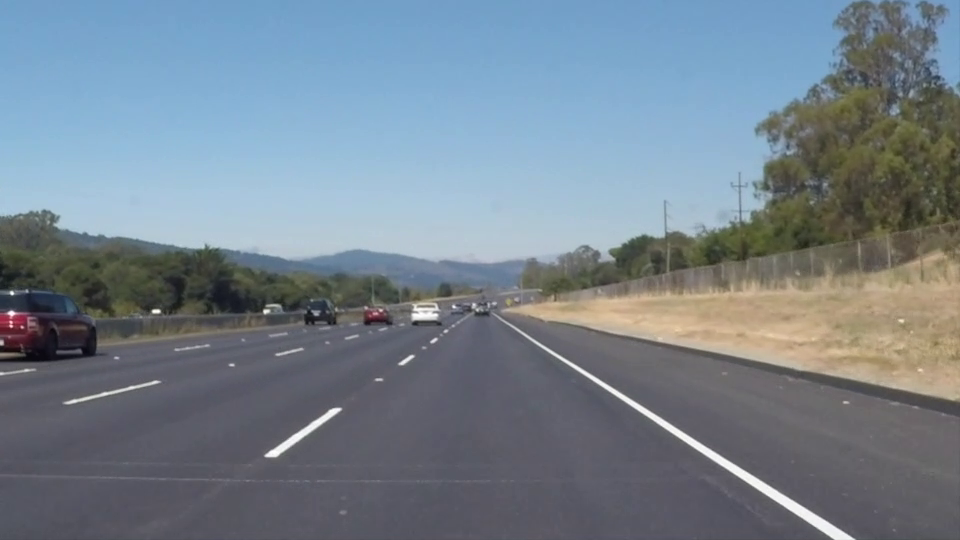
#> input picture frame 22 of Code/Data/whiteline.mp4, 960 x 540 px, given in place of challenge.mp4, which was not available
$ python TurnPrediction.py
#> lines starting #> are read from the running program, lines starting #| are printed output that depends on the picture; after the words box and inside, x2 and y2 are one past the last pixel; in counts of white or black regions, pixels touching at a corner belong together; pictures that were not available may be replaced by others from this repository, and a replacement may not be noted
import numpy as np
import cv2
import matplotlib.pyplot as plt
import argparse
import scipy.fft as ft


# Plot the selected trapezoid
# [7 lines left out: function plot_quadrilateral, not called in this run]


# Make a gray channel image 3-dimensional
def get3ChannelGray(frame):
    gray = cv2.cvtColor(frame, cv2.COLOR_BGR2GRAY)
    im_wdth, im_hght = gray.shape[0], gray.shape[1]
    new_img = np.zeros((im_wdth, im_hght), dtype=np.uint8)
    _, thresh = cv2.threshold(gray, 180, 255, cv2.THRESH_BINARY)
    new_img[int(im_wdth/2):im_wdth, 0:im_hght] = thresh[int(im_wdth/2):im_wdth, 0:im_hght]
    gray_3channel = cv2.cvtColor(new_img, cv2.COLOR_GRAY2BGR)
    return gray_3channel


# Calculating the Radius of Curvature
# [27 lines left out: functions calculateROC, showCurvature, not called in this run]


# Warping the frame to get a bird's eye view
def getWarpedFrame(frame):
    image_size = frame.shape[::-1][1:]
    img_width = image_size[0]
    img_height = image_size[1]
    src_pts = np.float32([(585, 460), # Top-left
                        (260, 670), # Bottom-left
                        (1100, 670), # Bottom-right
                        (737, 460)]) # Top-right
    padding = int(0.25 * img_width)
    dst_pts = np.float32([[padding, 0], # Top-left
                        [padding, img_height], # Bottom-left
                        [img_width-padding, img_height], # Bottom-right
                        [img_width-padding, 0]]) # Top-right
    homography_mtrx = cv2.getPerspectiveTransform(src_pts, dst_pts) # Transformation between source and destination points
    warped_frame = cv2.warpPerspective(frame, homography_mtrx, image_size, flags=(cv2.INTER_LINEAR))
    # Convert image to binary
    _, binary_warped = cv2.threshold(warped_frame, 180, 255, cv2.THRESH_BINARY)
    # binary_warped = cv2.polylines(binary_warped, np.int32([dst_pts]), True, (147,20,255), 3)
    return binary_warped


# Returns the lane indices
def getLaneIndices(frame):
    warped = getWarpedFrame(frame)
    gray = cv2.cvtColor(warped, cv2.COLOR_BGR2GRAY)
    _, thresh_prime = cv2.threshold(gray, 150, 255, cv2.THRESH_BINARY)
    row_split = np.array_split(thresh_prime, 45, axis=0)
    blocks = list()
    for l in row_split:
        b = np.array_split(l, 80, axis=1)
        blocks += b

    block_averages = [np.mean(block) for block in blocks]
    block_averages = np.reshape(block_averages, (45, 80)).astype(np.uint8)
    _, thresh_prime = cv2.threshold(block_averages, 150, 255, cv2.THRESH_BINARY)
    block_indices = list(zip(*np.where(thresh_prime == 255)))
    for idx1 in block_indices:
        for idx2 in block_indices:
            if idx1 != idx2:
                if idx1[0] == idx2[0] and idx2[1] == idx1[1]+1:
                    block_indices.remove(idx1)
    ##### Scaling up the block indices #####
    scaled_indices = list()
    for idx in block_indices:
        scaled_indices.append((16*idx[1] + 8, 16*idx[0] + 8))
    left_indices = list()
    right_indices = list()
    for idx in range(len(scaled_indices)):
        if scaled_indices[idx][0] > 500:
            right_indices.append(scaled_indices[idx])
        else:
            left_indices.append(scaled_indices[idx])

    left_indices = np.array(left_indices)
    right_indices = np.array(right_indices)

    return left_indices, right_indices


# Draw the lanes obtained onto the warped image
def drawLaneLines(frame, lparameter_hist, rparameter_hist, history_weight = 0.5):
    image_size = frame.shape[::-1][1:]
    img_width, img_height = image_size[0], image_size[1]
    left_lane_indices, right_lane_indices = getLaneIndices(frame)
    lfit_params = np.polyfit(left_lane_indices[:, 1], left_lane_indices[:, 0], deg=2)
    rfit_params = np.polyfit(right_lane_indices[:, 1], right_lane_indices[:, 0], deg=2)
    lparameter_hist = np.array(lparameter_hist)
    rparameter_hist = np.array(rparameter_hist)
    if len(lparameter_hist) != 0 and len(rparameter_hist) != 0:
        ldist = np.linalg.norm(lparameter_hist-lfit_params)
        rdist = np.linalg.norm(rparameter_hist-rfit_params)
        # print("Euclidean distance between parameters: ", dist)
        if ldist > 100 or rdist > 100:
            history_weight = 1.
        lfit_params = history_weight*lparameter_hist.mean(axis=0) + (1-history_weight)*lfit_params
        rfit_params = history_weight*rparameter_hist.mean(axis=0) + (1-history_weight)*rfit_params
    y_range = np.linspace(0, img_width-1, img_width)
    x_lfit = [lfit_params[0]*pt*pt + lfit_params[1]*pt + lfit_params[2] for pt in y_range]
    x_rfit = [rfit_params[0]*pt*pt + rfit_params[1]*pt + rfit_params[2] for pt in y_range]

    left_fit_idxs = list()
    for p in range(len(y_range)):
        left_fit_idxs.append((int(x_lfit[p]), y_range[p]))
    right_fit_idxs = list()
    for p in range(len(y_range)):
        right_fit_idxs.append((int(x_rfit[p]), y_range[p]))
    warp_copy = getWarpedFrame(frame).copy()
    cv2.polylines(warp_copy, np.int_([left_fit_idxs]), False, (0,255,0), thickness=5)
    cv2.polylines(warp_copy, np.int_([right_fit_idxs]), False, (0,255,0), thickness=5)

    return warp_copy, lfit_params, rfit_params, left_fit_idxs, right_fit_idxs


# Overlay the detected lane area over the image
# [32 lines left out: function getOverlay, not called in this run]


def main():
    parser = argparse.ArgumentParser()
    parser.add_argument('-i', '--InputFilePath', default='Data/challenge.mp4', help='Path to the input file')
    parser.add_argument('-f', '--Flip', default=False, type=bool, help='Specify if the frame is to be flipped or not')
    parser.add_argument('-s', '--SaveFileName', default='result3.avi', help='Name of the output file')

    args = parser.parse_args()
    video_path = args.InputFilePath
    flip = args.Flip
    save_path = args.SaveFileName

    # Visualizing at the output generated
    cap = cv2.VideoCapture(video_path)
    vid_resolution = (1280, 720)
    result = cv2.VideoWriter(save_path, cv2.VideoWriter_fourcc(*'DIVX'), 10, vid_resolution)
    disp_duration = 1
    all_frames = list()
    if not cap.isOpened():
        print("Error opening video stream or file!")
    count = 0
    left_param_history = list()
    right_param_history = list()
    while (cap.isOpened()):
        ret, frame = cap.read()
#> frame is the input picture: shape (540, 960, 3); mean B, G, R 141.9, 130.7, 117.7
        if ret:
            if flip == True:
                frame = cv2.flip(frame, 1)       # Flipping and testing the video!
            count += 1
            # print("Evaluating frame ", count)
            all_frames.append(frame)
            try:
                gray_3channel = get3ChannelGray(frame)
#> in get3ChannelGray, `gray = cv2.cvtColor(frame, cv2.COLOR_BGR2GRAY)`:
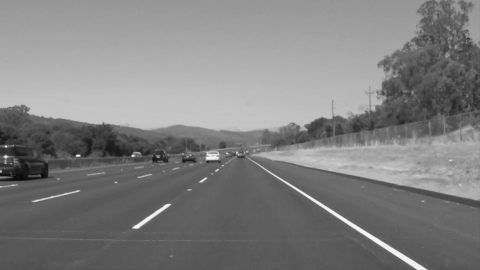
#> gray: shape (540, 960) (shown at 1/2 size); min 6, max 255, mean 128
#> in get3ChannelGray, `_, thresh = cv2.threshold(gray, 180, 255, cv2.THRESH_BINARY)`:
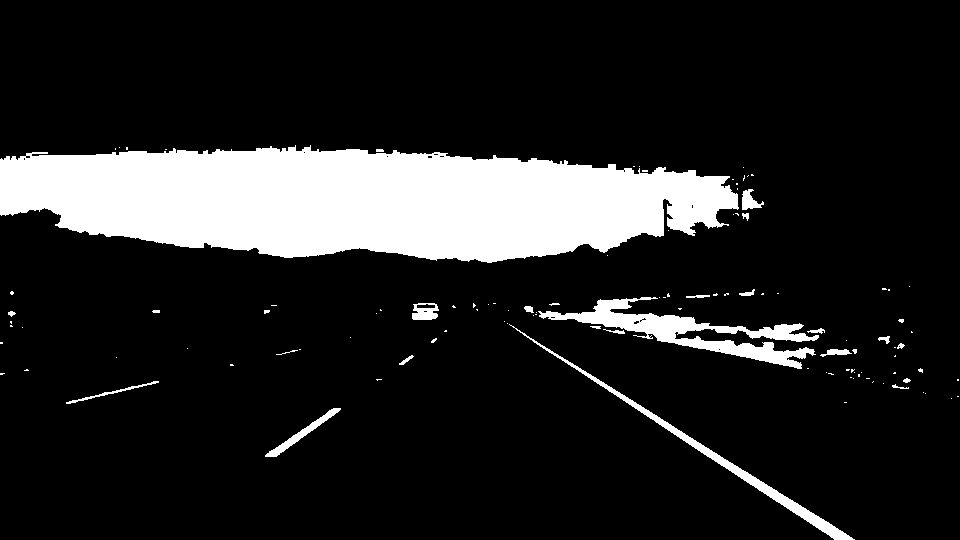
#> thresh: shape (540, 960); 14.2% white; 111 white regions (87 under 20 px), largest, box (x1, y1, x2, y2) and area: (0, 145, 739, 263) 63194, (538, 297, 819, 369) 5382, (509, 324, 855, 540) 2548
#> in get3ChannelGray, `new_img[int(im_wdth/2):im_wdth, 0:im_hght] = thresh[int(im_wdth/2):im_..`:
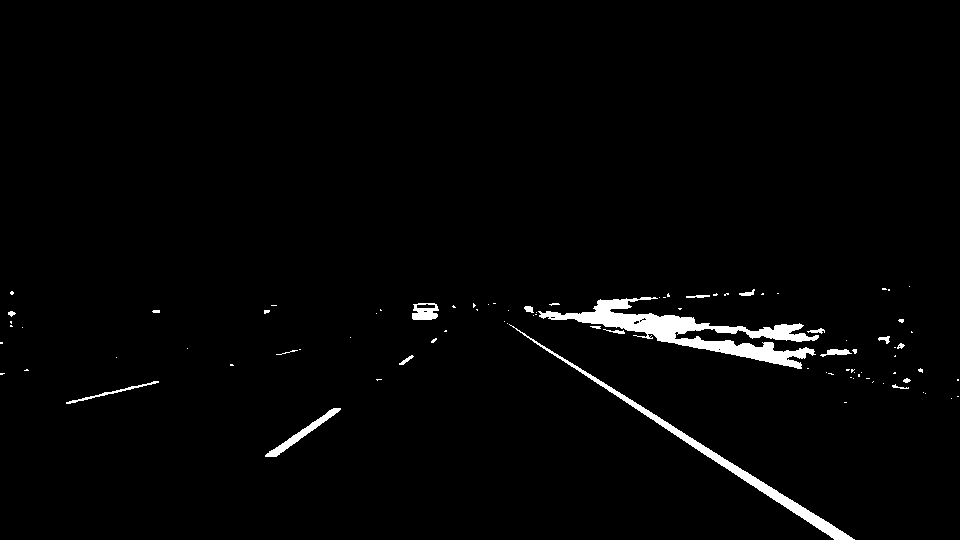
#> new_img: shape (540, 960); 1.9% white; 89 white regions (69 under 20 px), largest, box (x1, y1, x2, y2) and area: (538, 297, 819, 369) 5382, (509, 324, 855, 540) 2548, (265, 408, 341, 457) 576
                LineImg, lfit_params, rfit_params, lfit_indices, rfit_indices = drawLaneLines(frame, left_param_history, right_param_history)
#> in getWarpedFrame, `warped_frame = cv2.warpPerspective(frame, homography_mtrx, image_size,..`:
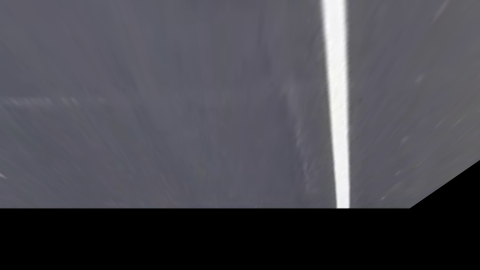
#> warped_frame: shape (540, 960, 3) (shown at 1/2 size); mean B, G, R 80.4, 73.2, 73.9
#> in getWarpedFrame, `_, binary_warped = cv2.threshold(warped_frame, 180, 255, cv2.THRESH_BI..`:
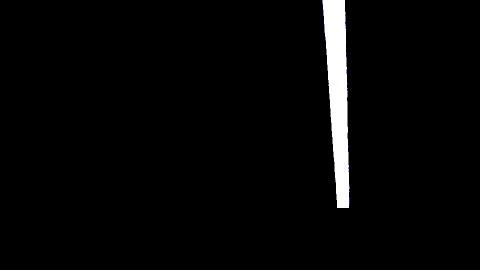
#> binary_warped: shape (540, 960, 3) (shown at 1/2 size); mean B, G, R 7.1, 7.1, 7.1
#> in getLaneIndices, `row_split = np.array_split(thresh_prime, 45, axis=0)`: row_split = 45 items
#> the loop in getLaneIndices, `for l in row_split:` made 45 passes
#> in getLaneIndices, `block_averages = [np.mean(block) for block in blocks]`: block_averages = 3600 values, max 255 at index 54, min 0 at index 0, mean 7.08
#> in getLaneIndices, `_, thresh_prime = cv2.threshold(block_averages, 150, 255, cv2.THRESH_B..`:
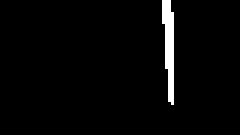
#> thresh_prime: shape (45, 80) (shown 3 times larger); 2.7% white; 1 white region, box (x1, y1, x2, y2) and area: (54, 0, 58, 35) 96
#> in getLaneIndices, `block_indices = list(zip(*np.where(thresh_prime == 255)))`: block_indices = 96 pairs, first value 0 to 34, second value 54 to 57
#> the loop in getLaneIndices, `for idx1 in block_indices:` made 58 passes
#> idx1 on passes 1 to 8: (0, 54), (0, 56), (1, 54), (1, 56), (2, 54), (2, 56), (3, 54), (3, 56)
#> after the loop in getLaneIndices, `for idx1 in block_indices:`: block_indices = 58 pairs, first value 0 to 34, second value 55 to 57
#> the loop in getLaneIndices, `for idx in block_indices:` made 58 passes
#> idx on passes 1 to 8: (0, 55), (0, 56), (1, 55), (1, 56), (2, 55), (2, 56), (3, 55), (3, 56)
#> after the loop in getLaneIndices, `for idx in block_indices:`: scaled_indices = 58 pairs, first value 888 to 920, second value 8 to 552
#> the loop in getLaneIndices, `for idx in range(len(scaled_indices)):` made 58 passes
#> after the loop in getLaneIndices, `for idx in range(len(scaled_indices)):`: left_indices = []; right_indices has the same summary as scaled_indices
#> in getLaneIndices, `left_indices = np.array(left_indices)`: left_indices = empty array
#> in drawLaneLines, `left_lane_indices, right_lane_indices = getLaneIndices(frame)`: right_lane_indices has the same summary as scaled_indices in getLaneIndices
                left_param_history.append(lfit_params)
                right_param_history.append(rfit_params)
                l_pts, r_pts = getLaneIndices(frame)
                l_ROC, r_ROC = calculateROC(l_pts, r_pts)
                overlay = getOverlay(frame, lfit_indices, rfit_indices)
                frame_with_curvature = showCurvature(overlay, l_ROC, r_ROC)

                small_1 = cv2.resize(frame, (0,0), fx=0.5, fy=0.5)     # Rescaling images for fitting into one single frame
                small_2 = cv2.resize(gray_3channel, (0,0), fx=0.5, fy=0.5)
                small_3 = cv2.resize(frame_with_curvature, (0,0), fx=0.5, fy=0.5)
                small_4 = cv2.resize(LineImg, (0,0), fx=0.5, fy=0.5)
                numpy_horizontal_concat1 = np.concatenate((small_1, small_2), axis=1)
                numpy_horizontal_concat2 = np.concatenate((small_3, small_4), axis=1)
                numpy_vertical_concat = np.concatenate((numpy_horizontal_concat1, numpy_horizontal_concat2), axis=0)
            except:
                continue
            result.write(numpy_vertical_concat)
            cv2.imshow("frame", numpy_vertical_concat)
            if cv2.waitKey(disp_duration) & 0xFF == ord('q'):
                break
        else:
            break
    cap.release()
    result.release()
    cv2.destroyAllWindows()


if __name__ == "__main__":
    main()

$ run again, starting later in the video
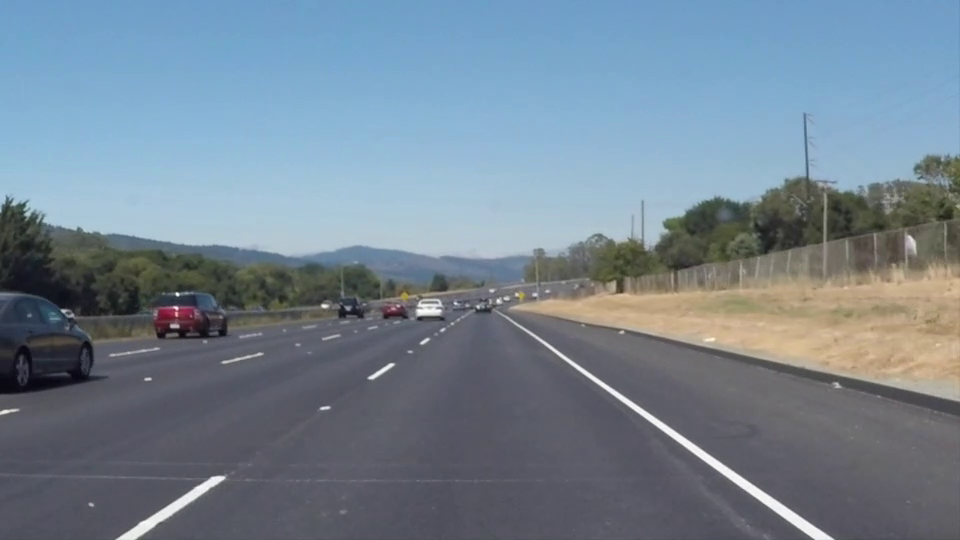
#> input picture frame 99 of Code/Data/whiteline.mp4, 960 x 540 px, given in place of challenge.mp4, which was not available
#> in main, frame is the input picture: shape (540, 960, 3); mean B, G, R 146, 132.3, 116.7
#> in get3ChannelGray, `_, thresh = cv2.threshold(gray, 180, 255, cv2.THRESH_BINARY)`:
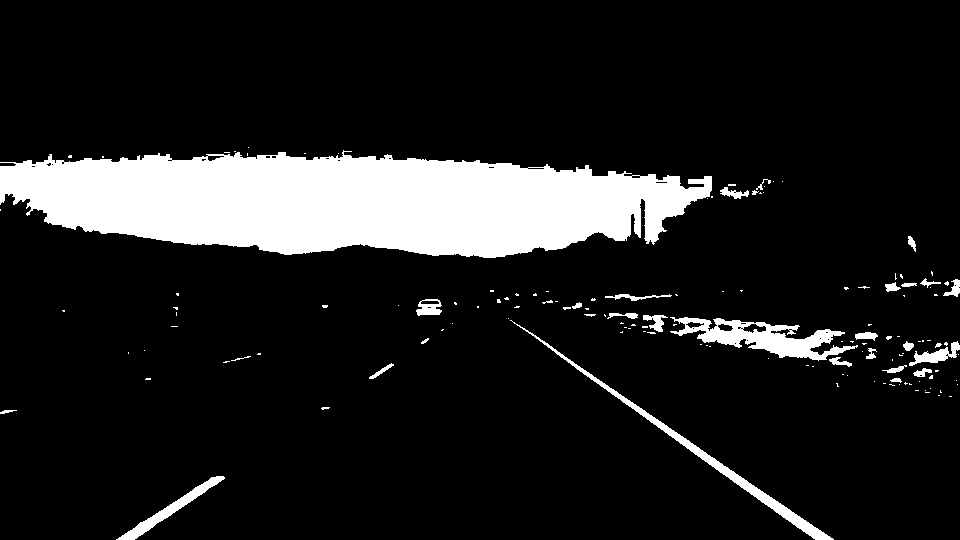
#> thresh: shape (540, 960); 12.5% white; 142 white regions (110 under 20 px), largest, box (x1, y1, x2, y2) and area: (0, 150, 712, 258) 54432, (670, 317, 858, 361) 3292, (510, 320, 834, 540) 2437
#> new_img: shape (540, 960); 1.9% white; 120 white regions (93 under 20 px), largest, box (x1, y1, x2, y2) and area: (670, 317, 858, 361) 3292, (510, 320, 834, 540) 2437, (116, 476, 225, 540) 1069
#> row_split = 45 items
#> the loop in getLaneIndices, `for l in row_split:` made 45 passes
#> in getLaneIndices, `block_averages = [np.mean(block) for block in blocks]`: block_averages = 3600 values, max 255 at index 52, min 0 at index 0, mean 6.63
#> in getLaneIndices, `_, thresh_prime = cv2.threshold(block_averages, 150, 255, cv2.THRESH_B..`:
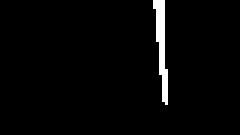
#> thresh_prime: shape (45, 80) (shown 3 times larger); 2.4% white; 1 white region, box (x1, y1, x2, y2) and area: (51, 0, 56, 35) 88
#> in getLaneIndices, `block_indices = list(zip(*np.where(thresh_prime == 255)))`: block_indices = 88 pairs, first value 0 to 34, second value 51 to 55
#> the loop in getLaneIndices, `for idx1 in block_indices:` made 51 passes
#> idx1 on passes 1 to 8: (0, 51), (0, 53), (1, 51), (1, 53), (2, 51), (2, 53), (3, 52), (3, 54)
#> after the loop in getLaneIndices, `for idx1 in block_indices:`: block_indices = 51 pairs, first value 0 to 34, second value 52 to 55
#> the loop in getLaneIndices, `for idx in block_indices:` made 51 passes
#> idx on passes 1 to 8: (0, 52), (0, 54), (1, 52), (1, 54), (2, 52), (2, 54), (3, 53), (3, 54)
#> after the loop in getLaneIndices, `for idx in block_indices:`: scaled_indices = 51 pairs, first value 840 to 888, second value 8 to 552
#> the loop in getLaneIndices, `for idx in range(len(scaled_indices)):` made 51 passes
#> after the loop in getLaneIndices, `for idx in range(len(scaled_indices)):`: left_indices = []; right_indices has the same summary as scaled_indices
#> in getLaneIndices, `left_indices = np.array(left_indices)`: left_indices = empty array
#> right_lane_indices has the same summary as scaled_indices in getLaneIndices

$ run again, starting later in the video
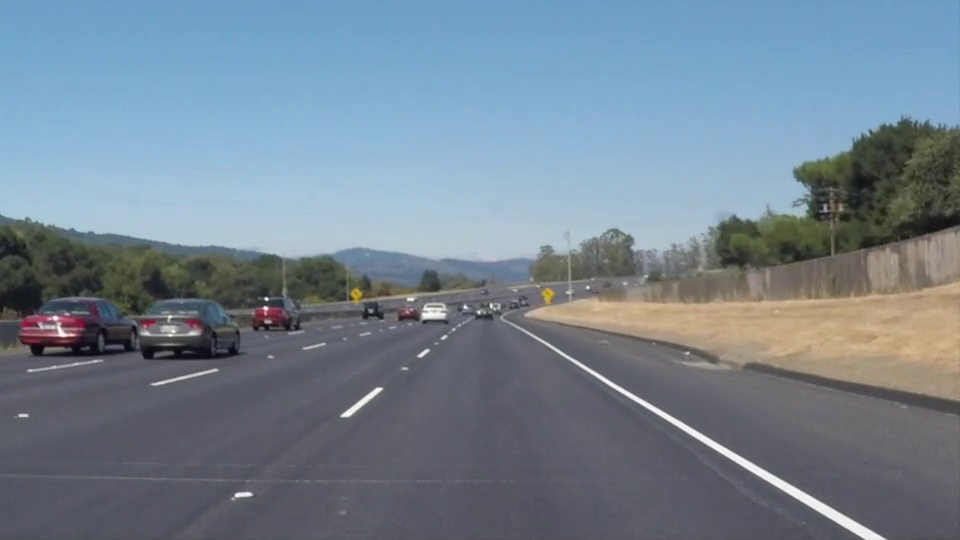
#> input picture frame 176 of Code/Data/whiteline.mp4, 960 x 540 px, given in place of challenge.mp4, which was not available
#> in main, frame is the input picture: shape (540, 960, 3); mean B, G, R 145.2, 131.6, 116.5
#> in get3ChannelGray, `_, thresh = cv2.threshold(gray, 180, 255, cv2.THRESH_BINARY)`:
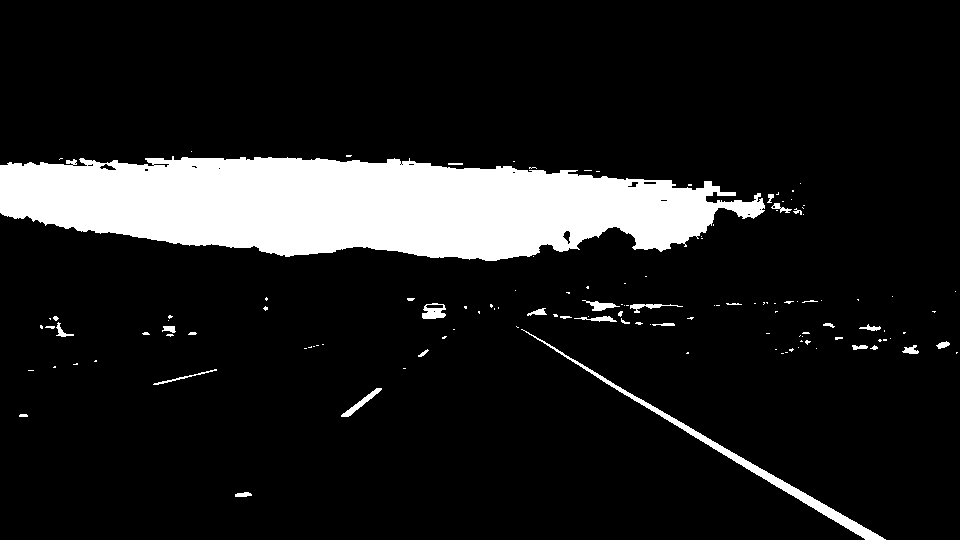
#> thresh: shape (540, 960); 11.8% white; 128 white regions (94 under 20 px), largest, box (x1, y1, x2, y2) and area: (0, 156, 765, 261) 56126, (521, 329, 886, 540) 2487, (422, 303, 446, 319) 255
#> new_img: shape (540, 960); 0.95% white; 102 white regions (73 under 20 px), largest, box (x1, y1, x2, y2) and area: (521, 329, 886, 540) 2487, (422, 303, 446, 319) 255, (341, 388, 382, 417) 246
#> row_split = 45 items
#> the loop in getLaneIndices, `for l in row_split:` made 45 passes
#> in getLaneIndices, `block_averages = [np.mean(block) for block in blocks]`: block_averages = 3600 values, max 255 at index 59, min 0 at index 0, mean 7.03
#> in getLaneIndices, `_, thresh_prime = cv2.threshold(block_averages, 150, 255, cv2.THRESH_B..`:
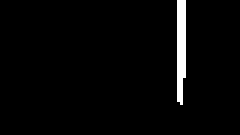
#> thresh_prime: shape (45, 80) (shown 3 times larger); 2.6% white; 1 white region, box (x1, y1, x2, y2) and area: (59, 0, 62, 35) 95
#> in getLaneIndices, `block_indices = list(zip(*np.where(thresh_prime == 255)))`: block_indices = 95 pairs, first value 0 to 34, second value 59 to 61
#> the loop in getLaneIndices, `for idx1 in block_indices:` made 61 passes
#> idx1 on passes 1 to 8: (0, 59), (0, 61), (1, 59), (1, 61), (2, 59), (2, 61), (3, 59), (3, 61)
#> after the loop in getLaneIndices, `for idx1 in block_indices:`: block_indices = 61 pairs, first value 0 to 34, second value 60 to 61
#> the loop in getLaneIndices, `for idx in block_indices:` made 61 passes
#> idx on passes 1 to 8: (0, 60), (0, 61), (1, 60), (1, 61), (2, 60), (2, 61), (3, 60), (3, 61)
#> after the loop in getLaneIndices, `for idx in block_indices:`: scaled_indices = 61 pairs, first value 968 to 984, second value 8 to 552
#> the loop in getLaneIndices, `for idx in range(len(scaled_indices)):` made 61 passes
#> after the loop in getLaneIndices, `for idx in range(len(scaled_indices)):`: left_indices = []; right_indices has the same summary as scaled_indices
#> in getLaneIndices, `left_indices = np.array(left_indices)`: left_indices = empty array
#> right_lane_indices has the same summary as scaled_indices in getLaneIndices
